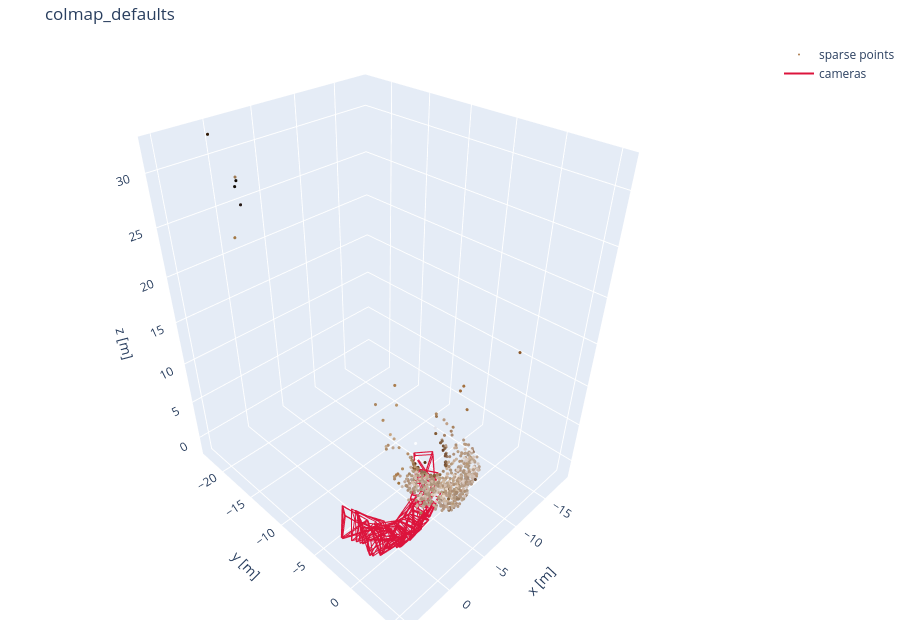
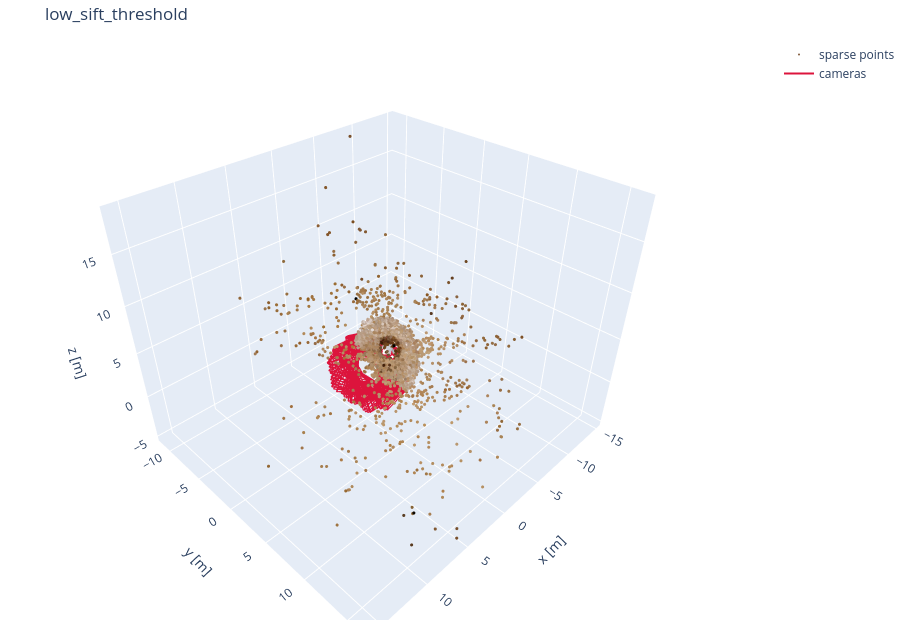

Notebook code for these charts, in order:
### Markdown cell above
## The cameras COLMAP recovered
Same clip, same keyframes. Left: COLMAP's defaults reconstruct a fragment of the lap (the largest of three disconnected models). Right: with a lower SIFT contrast threshold every keyframe registers in one model and the cameras close the loop. Points are subsampled.

### Code cell
from hurobo.utils.viewer import sweep_cameras_figure

by_name = {r.config.name: r for r in results}
sweep_cameras_figure(by_name["colmap_defaults"], title="colmap_defaults", every_nth_point=4).show()
sweep_cameras_figure(by_name["low_sift_threshold"], title="low_sift_threshold", every_nth_point=4).show()

### Figure 1 — Plotly figure (JSON) as saved in the notebook; plotly's stock layout.template omitted (floating-point values rounded to 4 significant figures; data arrays with more than 128 entries replaced by an {"elided": "..."} marker saying what was removed)
{"data": [{"hoverinfo": "skip", "marker": {"color": {"elided": "717 str values"}, "size": 1.8}, "mode": "markers", "name": "sparse points", "type": "scatter3d", "x": {"elided": "717 float values"}, "y": {"elided": "717 float values"}, "z": {"elided": "717 float values"}}, {"line": {"color": "crimson", "width": 2}, "mode": "lines", "name": "cameras", "type": "scatter3d", "x": {"elided": "702 float values"}, "y": {"elided": "702 float values"}, "z": {"elided": "702 float values"}}], "layout": {"height": 620, "margin": {"b": 0, "l": 0, "r": 0, "t": 40}, "scene": {"aspectmode": "data", "camera": {"up": {"x": 0, "y": 0, "z": 1}}, "xaxis": {"title": {"text": "x [m]"}}, "yaxis": {"title": {"text": "y [m]"}}, "zaxis": {"title": {"text": "z [m]"}}}, "title": {"text": "colmap_defaults"}}}

### Figure 2 — Plotly figure (JSON) as saved in the notebook; plotly's stock layout.template omitted (floating-point values rounded to 4 significant figures; data arrays with more than 128 entries replaced by an {"elided": "..."} marker saying what was removed)
{"data": [{"hoverinfo": "skip", "marker": {"color": {"elided": "4176 str values"}, "size": 1.8}, "mode": "markers", "name": "sparse points", "type": "scatter3d", "x": {"elided": "4176 float values"}, "y": {"elided": "4176 float values"}, "z": {"elided": "4176 float values"}}, {"line": {"color": "crimson", "width": 2}, "mode": "lines", "name": "cameras", "type": "scatter3d", "x": {"elided": "2160 float values"}, "y": {"elided": "2160 float values"}, "z": {"elided": "2160 float values"}}], "layout": {"height": 620, "margin": {"b": 0, "l": 0, "r": 0, "t": 40}, "scene": {"aspectmode": "data", "camera": {"up": {"x": 0, "y": 0, "z": 1}}, "xaxis": {"title": {"text": "x [m]"}}, "yaxis": {"title": {"text": "y [m]"}}, "zaxis": {"title": {"text": "z [m]"}}}, "title": {"text": "low_sift_threshold"}}}
